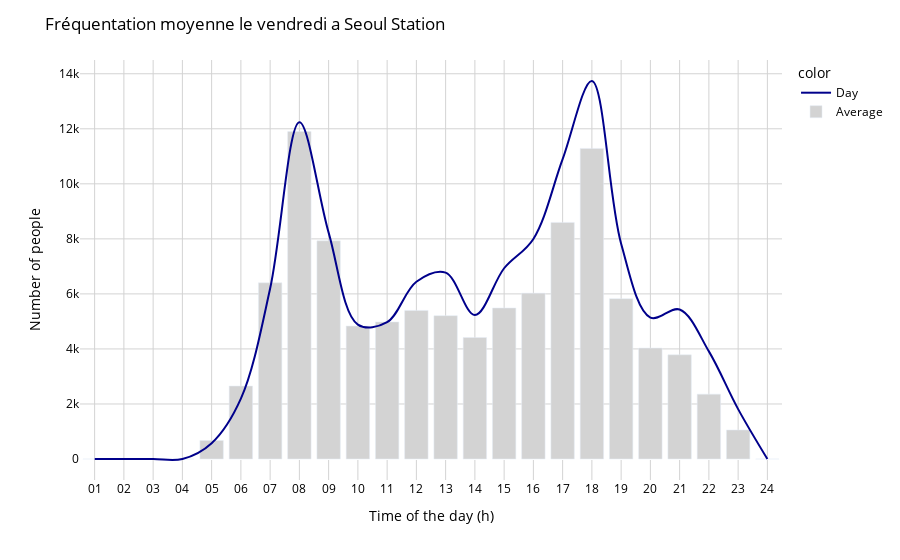

Write notebook code for a chart like this one.
### Code cell
get_frequency_graph(df, '2023-03-31', '2023-06-30', 'Monday', 'Seoul Station', 1)

### Figure 1 — Plotly figure (JSON) as saved in the notebook; plotly's stock layout.template omitted (floating-point values rounded to 4 significant figures)
{"data": [{"hovertemplate": "color=Day<br>x=%{x}<br>y=%{y}<extra></extra>", "legendgroup": "Day", "line": {"color": "darkblue", "dash": "solid", "shape": "spline"}, "marker": {"symbol": "circle"}, "mode": "lines", "name": "Day", "orientation": "v", "showlegend": true, "type": "scatter", "x": ["01", "02", "03", "04", "05", "06", "07", "08", "09", "10", "11", "12", "13", "14", "15", "16", "17", "18", "19", "20", "21", "22", "23", "24"], "xaxis": "x", "y": [0, 0, 0, 0, 573, 2191, 6195, 12241, 8226, 4885, 4971, 6443, 6772, 5231, 6932, 7998, 10897, 13737, 7825, 5140, 5433, 3911, 1813, 0], "yaxis": "y"}, {"marker": {"color": "lightgray"}, "name": "Average", "type": "bar", "x": ["01", "02", "03", "04", "05", "06", "07", "08", "09", "10", "11", "12", "13", "14", "15", "16", "17", "18", "19", "20", "21", "22", "23", "24"], "y": [0, 0, 0, 0, 674.3, 2651, 6403.0, 11900.0, 7929.0, 4832, 4981.0, 5400.0, 5210.0, 4417.0, 5488.0, 6026.0, 8599.0, 11290.0, 5828.0, 4032.0, 3786.0, 2357.0, 1054.0, 0]}], "layout": {"font": {"color": "black"}, "legend": {"title": {"text": "color"}, "tracegroupgap": 0}, "margin": {"t": 60}, "paper_bgcolor": "rgba(255, 255, 255, 0.9)", "plot_bgcolor": "rgba(255, 255, 255, 0.9)", "title": {"text": "Fréquentation moyenne le vendredi a Seoul Station"}, "xaxis": {"anchor": "y", "domain": [0, 1], "gridcolor": "lightgrey", "showgrid": true, "title": {"text": "Time of the day (h)"}}, "yaxis": {"anchor": "x", "domain": [0, 1], "gridcolor": "lightgrey", "showgrid": true, "title": {"text": "Number of people"}}}}
